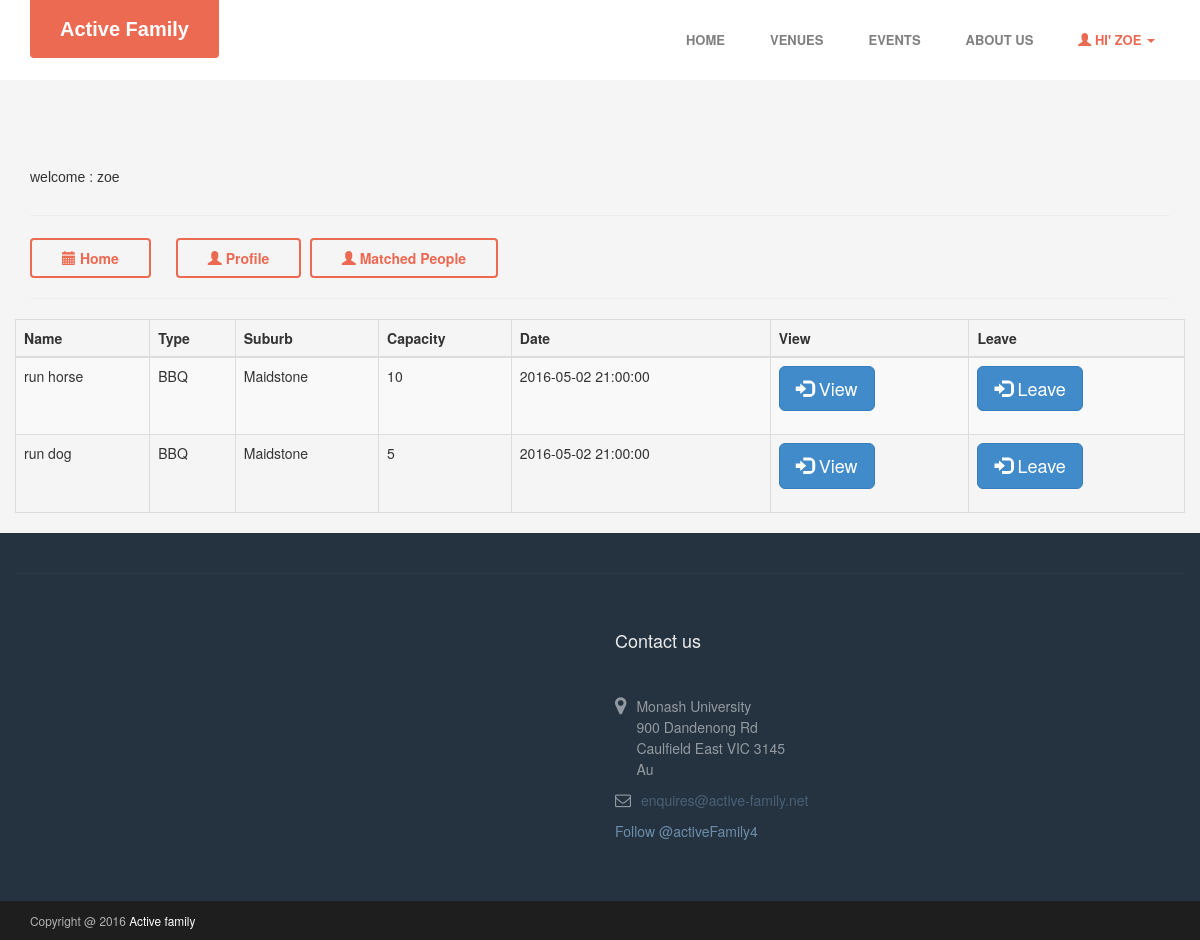
The page /user/joinedEvent.php (signed in) on the database its author committed.
### tables this page shows
CREATE TABLE `users` (
  `user_id` int(11) NOT NULL,
  `user_name` varchar(15) NOT NULL,
  `user_email` varchar(40) NOT NULL,
  `user_pass` varchar(255) NOT NULL,
  `joining_date` timestamp NOT NULL DEFAULT CURRENT_TIMESTAMP
);

CREATE TABLE `eventParticipant` (
  `eventId` int(11) NOT NULL,
  `user_id` int(11) NOT NULL
);

CREATE TABLE `events` (
  `eventId` int(60) NOT NULL,
  `create_user_id` int(60) NOT NULL,
  `eventName` varchar(255) DEFAULT NULL,
  `eventDescription` text,
  `type` varchar(60) DEFAULT NULL,
  `address` text NOT NULL,
  `suburb` varchar(70) NOT NULL,
  `capacity` int(60) DEFAULT NULL,
  `curr_capa` int(11) DEFAULT NULL,
  `date` datetime DEFAULT NULL,
  `status` varchar(25) NOT NULL
);

### user/class.user.php (called while the page is built, shortened)
<?php
class USER
{
	private $conn;
	public function __construct()
	{
		$database = new Database();
		$db = $database->dbConnection();
		$this->conn = $db;
    }
	public function runQuery($sql)
	{
		$stmt = $this->conn->prepare($sql);
		return $stmt;
	}
}
?>

### user/joinedEvent.php (the view, shortened to what this page needs)
<?php
include('../include/config.php');
require_once("class.user.php");
$auth_user = new USER();
$user_id = $_SESSION['user_session'];
$sql = "SELECT * FROM events e, eventParticipant p where p.user_id = '$user_id' and e.eventId = p.eventId";
$stmt = $pdo->query($sql);
$list = $stmt->fetchAll(PDO::FETCH_ASSOC);
$sql2 = $auth_user->runQuery("SELECT * FROM users WHERE user_id=:user_id");
$sql2->execute(array(":user_id"=>$user_id));
$userRow = $sql2->fetch(PDO::FETCH_ASSOC);
?>
<!DOCTYPE html PUBLIC "-//W3C//DTD XHTML 1.0 Transitional//EN" "http://www.w3.org/TR/xhtml1/DTD/xhtml1-transitional.dtd">
<html xmlns="http://www.w3.org/1999/xhtml">
<head>
    <link rel="stylesheet" href="assets/plugins/bootstrap/css/bootstrap.min.css">
    <link rel="stylesheet" href="assets/plugins/font-awesome/css/font-awesome.css">
    <link rel="stylesheet" href="assets/plugins/flexslider/flexslider.css">
    <link id="theme-style" rel="stylesheet" href="assets/css/styles.css">
    <link rel="stylesheet" href="css/bootstrap.min.css"/>
    <link rel="stylesheet" href="css/custom.css"/>
    <link rel="stylesheet" href="style.css" type="text/css"  />
    <link rel="stylesheet" href="https://cdn.datatables.net/t/bs/jq-2.2.0,dt-1.10.11,r-2.0.2/datatables.min.css"/>
    <link rel="stylesheet" href="style.css" type="text/css"  />
</head>
<body style="background-color: #f5f5f5">
<header id="header" class="header navbar-fixed-top" style="position: relative; background-color: white">
    <div class="container">
        <h1 class="logo">
            <a href="http://active-family.net"><span class="logo-icon"></span><span class="text">Active Family</span></a>
        </h1>
        <nav class="main-nav navbar-right" role="navigation">
            <div id="navbar-collapse" class="navbar-collapse collapse">
                <ul class="nav navbar-nav">
                    <li class="nav-item"><a href="../index.php">Home</a></li>
                    <li class="nav-item"><a href="../map/index.php">Venues</a></li>
                    <li class="nav-item"><a href="../event/index.php">Events</a></li>
                    <li class="nav-item"><a href="../about.php">About Us</a></li>
                    <li class="active nav-item dropdown" id="notlogedin">
                        <a href="#" class="dropdown-toggle" data-toggle="dropdown" data-delay="0" data-close-others="flase">
                            <span class="glyphicon glyphicon-user"></span>&nbsp;Hi' <?php echo $userRow['user_name']; ?>&nbsp;<span class="caret"></span></a>
                    </li>
                </ul>
            </div>
        </nav>
    </div>
</header>
<div class="container-fluid" style="margin-top:80px;">
    <div class="container">
        <label class="h5">welcome : <?php print($userRow['user_name']); ?></label>
        <hr />
        <h2>
            <a href="home.php" class="btn btn-cta btn-cta-secondary"><span class="glyphicon glyphicon-calendar"></span> Home</a> &nbsp;
            <a href="profile.php" class="btn btn-cta btn-cta-secondary"><span class="glyphicon glyphicon-user"></span> Profile</a>
            <a href="match.php" class="btn btn-cta btn-cta-secondary"><span class="glyphicon glyphicon-user"></span> Matched People</a>
        </h2>
        <hr />
        <div class='row'>
            <table id='event' class="table table-striped table-bordered" style="width: 100%">
                <thead>
                <tr>
                    <th>Name</th>
                    <th>Type</th>
                    <th>Suburb</th>
                    <th>Capacity</th>
                    <th>Date</th>
                    <th>View</th>
                    <th>Leave</th>
                </tr>
                </thead>
                <tbody>
                <?php
                $btnView = array();
                $i = 0;
                foreach ($list as $val){
                    $btnView[$i] = "btnView".$i;
                    $btnLeave[$i] = "btnLeave".$i;
                    $eventId = $val['eventId'];
                    ?>
                    <tr>
                        <td>
                            <?php echo $val['eventName'];?>
                        </td>
                        <td>
                            <?php echo $val['type'];?>
                        </td>
                        <td>
                            <?php echo $val['suburb'];?>
                        </td>
                        <td>
                            <?php echo $val['capacity'];?>
                        </td>
                        <td>
                            <?php echo $val['date'];?>
                        </td>
                        <td >
                            <div class="form-group">
                                <button type="submit" name="<?php echo $btnView[$i]?>" class="btn btn-primary btn-lg" onclick="window.location.href='../event/view.php?eventId=<?php echo $eventId; ?>'">
                                    <i class="glyphicon glyphicon-log-in"></i> View
                                </button>
                            </div>
                        </td>
                        <td>
                            <form method="post">
                                <button type="submit" name="<?php echo $btnLeave[$i]?>" class="btn btn-primary btn-lg">
                                    <i class="glyphicon glyphicon-log-in"></i> Leave
                                </button>
                            </form>
                        </td>
                    </tr>
                    <?php $i++; }?>
                </tbody>
            </table>
        </div>
    </div>
</div>
<?php
include('../include/footer.php')
?>
</body>
</html>

### user/assets/css/styles.css (style rules this page uses)
body { font-family: 'Roboto', arial, sans-serif; color: #444444; font-size: 16px; -webkit-font-smoothing: antialiased; -moz-osx-font-smoothing: grayscale; }
a { color: #ec6952; -webkit-transition: all 0.4s ease-in-out; -moz-transition: all 0.4s ease-in-out; -ms-transition: all 0.4s ease-in-out; -o-transition: all 0.4s ease-in-out; }
.btn, a.btn { -webkit-transition: all 0.4s ease-in-out; -moz-transition: all 0.4s ease-in-out; -ms-transition: all 0.4s ease-in-out; -o-transition: all 0.4s ease-in-out; font-weight: bold; }
a.btn-cta, .btn-cta { padding: 8px 30px; }
a.btn-cta-secondary, .btn-cta-secondary { background: none; border: 2px solid #ec6952; color: #ec6952; }
.header { color: #fff; width: 100%; position: relative; z-index: 40; height: 80px; }
.header h1.logo { font-family: "Roboto Slab", arial, sans-serif; margin-top: 0; margin-bottom: 0; font-weight: bold; font-size: 15px; float: left; }
.header h1.logo a { color: #fff; padding: 15px 30px; display: inline-block; text-align: center; line-height: 1.4; max-width: 200px; background: #ec6952; -webkit-border-top-right-radius: 0; -webkit-border-bottom-right-radius: 4px; -webkit-border-bottom-left-radius: 4px; -webkit-border-top-left-radius: 0; -moz-border-radius-topright: 0; -moz-border-radius-bottomright: 4px; -moz-border-radius-bottomleft: 4px; -moz-border-radius-topleft: 0; border-top-right-radius: 0; border-bottom-right-radius: 4px; border-bottom-left-radius: 4px; border-top-left-radius: 0; -moz-background-clip: padding; -webkit-background-clip: padding-box; background-clip: padding-box; -webkit-transition: color 0.4s ease-in-out; -moz-transition: color 0.4s ease-in-out; -ms-transition: color 0.4s ease-in-out; -o-transition: color 0.4s ease-in-out; position: relative; font-size: 20px; }
.header .main-nav { margin-top: 15px; }
.header .main-nav .nav .nav-item { font-weight: normal; background: none; font-weight: bold; text-transform: uppercase; font-size: 13px; margin-right: 15px; }
.header .main-nav .nav .nav-item.active a { color: #ec6952; background: none; font-weight: bold; }
.header .main-nav .nav .nav-item a { color: grey; background: none; font-weight: bold; }
.header .main-nav .nav .nav-item.active { color: #ec6952; }
@media (min-width: 768px) { .header { height: inherit; } }
@media (min-width: 768px) { .header.navbar-fixed-top { position: relative; } }
@media (min-width: 768px) { .header h1.logo { float: none; text-align: center; } }
@media (min-width: 768px) { .header h1.logo a { margin: 0 auto; } }
@media (min-width: 768px) { .header .main-nav .nav .nav-item { margin-right: 10px; } }
@media (min-width: 768px) { .main-nav.navbar-right { float: none !important; } }
@media (min-width: 768px) { .navbar-collapse.collapse { text-align: center; } }
@media (min-width: 768px) { .navbar-collapse.collapse .navbar-nav { float: none; margin: 0 auto; display: inline-block; } }
@media (min-width: 992px) { .header { height: 80px; } }
@media (min-width: 992px) { .header.navbar-fixed-top { position: fixed; } }
@media (min-width: 992px) { .main-nav { float: right !important; } }
@media (min-width: 992px) { .header h1.logo { float: left; margin: inherit; } }
@media (min-width: 992px) { .header .main-nav .nav .nav-item { margin-right: 15px; } }
@media (min-width: 992px) { .main-nav.navbar-right { float: right !important; } }
@media (min-width: 992px) { .navbar-fixed-top .navbar-collapse { padding-left: 15px; padding-right: 15px; } }

### user/css/custom.css (style rules this page uses)
a { color: #fff; }

### user/style.css (style rules this page uses)
body { background:#f1f9f9; }
.h5 { font-family:Verdana, Geneva, sans-serif; }
h1 { font-family:Verdana, Geneva, sans-serif; }

### rows shown on the page
users: user_name "ZOE", user_name "zoe"
eventparticipant: events.eventName "run horse", events.type "BBQ", events.suburb "Maidstone", events.capacity "10", events.date "2016-05-02 21:00:00"
eventparticipant: events.eventName "run dog", events.type "BBQ", events.suburb "Maidstone", events.capacity "5", events.date "2016-05-02 21:00:00"
